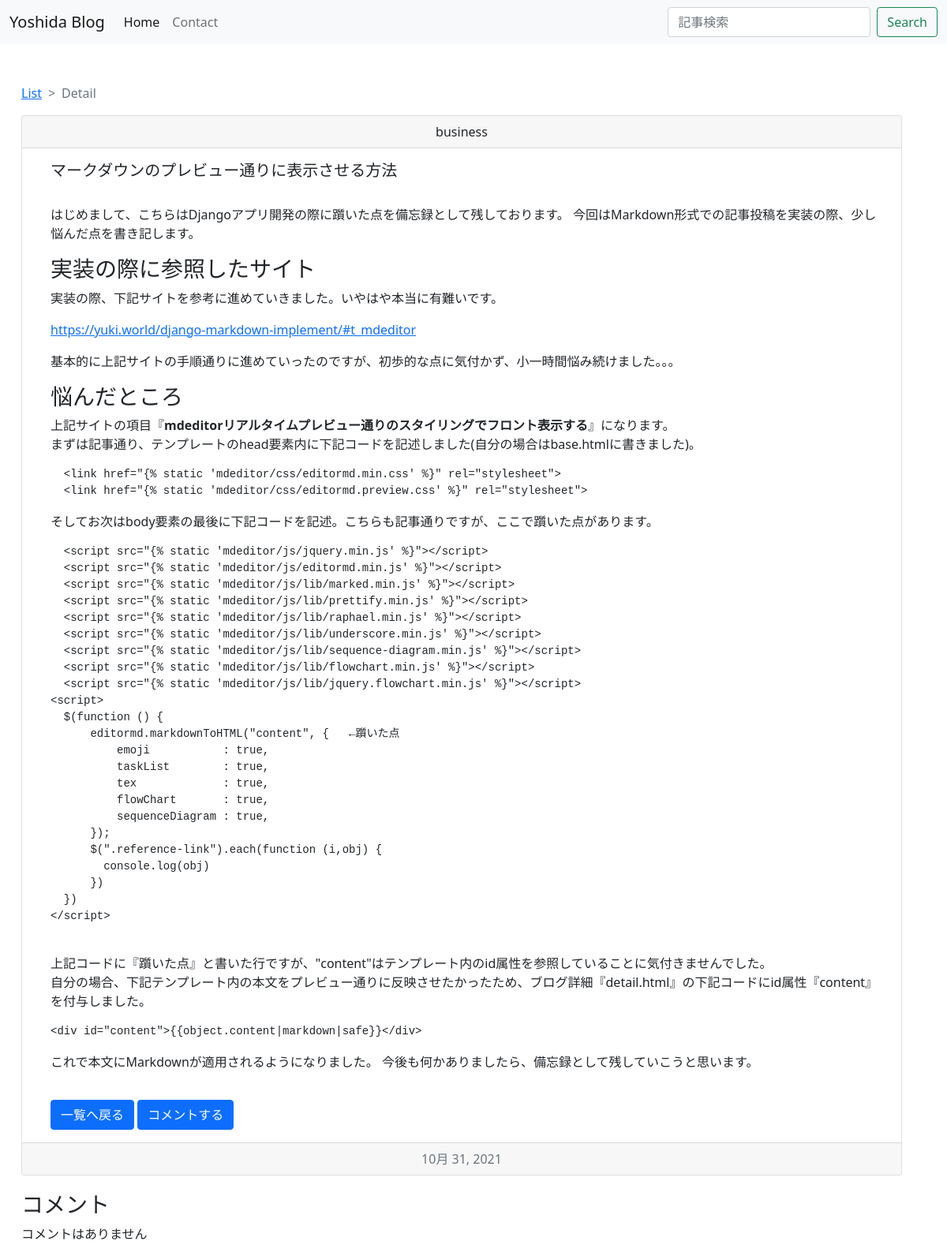
The app's page /detail/5 with its own data.
### blogapp/models.py (models this page shows, shortened)
class BlogModel(models.Model):
    title = models.CharField(max_length=100, verbose_name='タイトル')
    content = MDTextField(verbose_name='内容')
    postdate = models.DateField(auto_now_add=True, verbose_name='投稿日')
    category = models.CharField(
        max_length= 50,
        choices= CATEGORY,
        verbose_name= 'ジャンル'
    )
    tag = models.ManyToManyField(Tag, blank=True)
    class Meta:
        verbose_name = ('ブログ記事投稿')
        verbose_name_plural = ('ブログ記事投稿')

### blogapp/views.py (the view)
# urls.py: path('detail/<int:pk>', BlogDetail.as_view(), name='detail'),
class BlogDetail(DetailView):
    template_name = 'detail.html'
    model = BlogModel

### blogapp/context.py (called while the page is built)
def related(request):
    context = {
        'tag_list': Tag.objects.all(),
    }
    return context

### blogapp/templatetags/markdown_extras.py (called while the page is built)
@register.filter()
@stringfilter
def markdown(value):
    return md.markdown(value, extensions=['markdown.extensions.fenced_code'])

### blogapp/templates/detail.html
{% extends 'base.html' %}
{% load static %}
{% load markdown_extras %}
{% block content %}
<link rel="stylesheet" type="text/css" href="{% static 'detail_style.css' %}">
<div class="container">
    <nav style="--bs-breadcrumb-divider: '>';" aria-label="breadcrumb">
        <ol class="breadcrumb">
            <li class="breadcrumb-item"><a href="{% url 'blogapp:list' %}">List</a></li>
            <li class="breadcrumb-item active" aria-current="page">Detail</li>
        </ol>
    </nav>
    <div class="card text-center">
        <article>
            <div class="card-header">
                {{object.category}}
            </div>
            <div class="card-body">
                <h5 class="card-title"> {{object.title}}</h5><br>
                <div class="card-text" id="content">{{object.content|markdown|safe}}</div>
                <div class="button-menu">
                    <a href="{% url 'blogapp:list' %}" class="btn btn-primary">一覧へ戻る</a>
                    <a href="{% url 'blogapp:comment_create' object.pk %}" class="btn btn-primary">コメントする</a>
                </div>
            </div>
            <section>
                <div class="card-footer text-muted">
                    {{object.postdate}}
                </div>
            </section>
        </article>
    </div>
    <h3 class="comment-title">コメント</h3>
    {% for comment in object.comment_set.all %}
    <div class="comment-list">
        <div class='border-bottom'>{{ comment.user_name }}　{{ comment.created_at }}</div>
        <div class='mt-2'>{{ comment.message | linebreaks | urlize }}</div>
    </div>
    {% empty %}
    <p>コメントはありません</p>
    {% endfor %}
</div>
{% endblock content %}

### blogapp/static/detail_style.css (style rules this page uses)
.container { margin-top: 50px; float:left; margin-left: 15px }
.button-menu { text-align: left; padding-left: 20px; }
h5.card-title { text-align:left; padding-left: 20px; }
.card-text { text-align:left; padding-left: 20px; }
.btn-primary { margin-top: 20px; }
.comment-title { margin-top: 20px; }

### records on screen
BlogModel: category "business", title "マークダウンのプレビュー通りに表示させる方法", content "はじめまして、こちらはDjangoアプリ開発の際に躓いた点を備忘録として残しております。 今回はMarkdown形式での記事投稿を実装の際、少し悩んだ点を書き記します。 実装の際に参照したサイト 実装の際、下記サイトを参考に進めていきました。いやはや本当に有難いです。 https://yuki.world/django-markdown-implement/#t_mdeditor 基本的に上記サイトの手順通りに進めていったのですが、初歩的な点に気付かず、小一時間悩み続けました。。。 悩んだところ 上記サイトの項目『 mdeditorリアルタイムプレビュー通りのスタイリングでフロント表示する 』になります。 まずは記事通り、テンプレートのhead要素内に下記コードを記述しました(自分の場合はbase.htmlに書きました)。 <link href=\"{% static 'mdeditor/css/editormd.min.css' %}\" rel=\"stylesheet\"> <link href=\"{% static 'mdeditor/css/editormd.preview.css' %}\" rel=\"stylesheet\"> そしてお次はbody要素の最後に下記コードを記述。こちらも記事通りですが、ここで躓いた点があります。 <script src=\"{% static 'mdeditor/js/jquery.min.js' %}\"></script> <script src=\"{% static 'mdeditor/js/editormd.min.js'…", postdate "10月 31, 2021"
